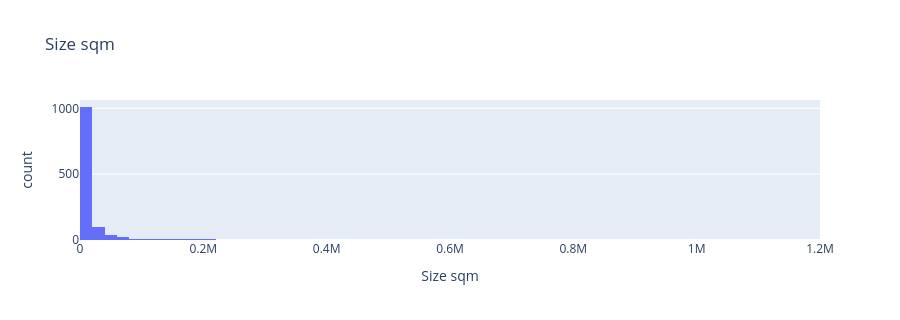

Write notebook code for a chart like this one.
### Markdown cell above
### 2.1 Size (`Size sqm` column)

### Code cell
profile("Size sqm")

### Figure 1 — Plotly figure (JSON) as saved in the notebook; plotly's stock layout.template omitted (floating-point values rounded to 4 significant figures; data arrays with more than 128 entries replaced by an {"elided": "..."} marker saying what was removed)
{"data": [{"bingroup": "x", "hovertemplate": "Size sqm=%{x}<br>count=%{y}<extra></extra>", "legendgroup": "", "marker": {"color": "#636efa", "pattern": {"shape": ""}}, "name": "", "nbinsx": 60, "orientation": "v", "showlegend": false, "type": "histogram", "x": {"elided": "1250 float values"}, "xaxis": "x", "yaxis": "y"}], "layout": {"barmode": "relative", "height": 320, "legend": {"tracegroupgap": 0}, "title": {"text": "Size sqm"}, "xaxis": {"anchor": "y", "domain": [0.0, 1.0], "title": {"text": "Size sqm"}}, "yaxis": {"anchor": "x", "domain": [0.0, 1.0], "title": {"text": "count"}}}}
